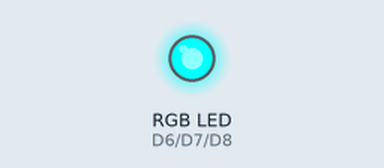
Bench run of a sketch on a simulated ESP8266 (NodeMCU). Shown: an RGB LED mixed from three pins (HIGH = lit).

Above: at 0.5 s.
At 2.5 s:
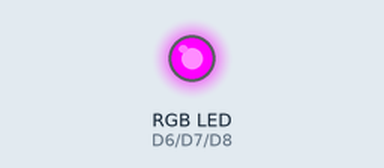
At 4.5 s:
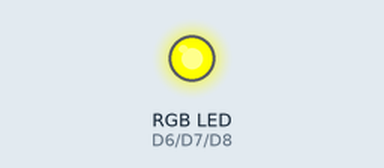
At 6.5 s:
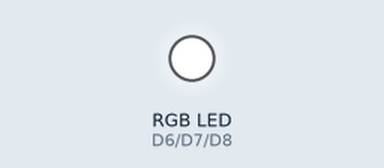
Timing chart, 0 to 10.4 s (numbered marks = the images above):
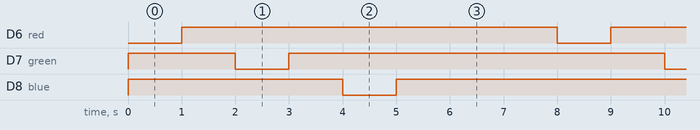

The sketch:

RGB_Color_Mix.ino
```cpp
int red = D6;
int green = D7;
int blue = D8;

// the setup routine runs once when you press reset:
void setup()
{
  // initialize the digital pin as an output.
  pinMode(red, OUTPUT);
  pinMode(green, OUTPUT);
  pinMode(blue, OUTPUT);
  digitalWrite(red, HIGH);
  digitalWrite(green, HIGH);
  digitalWrite(blue, HIGH);
}

// the loop routine runs over and over again forever:
void loop() {
  digitalWrite(red, LOW); // turn the LED on
  delay(1000); // wait for a second
  digitalWrite(red, HIGH); // turn the LED off by making the voltage LOW
  delay(1000); // wait for a second
  digitalWrite(green, LOW); // turn the LED on
  delay(1000); // wait for a second
  digitalWrite(green, HIGH); // turn the LED off by making the voltage LOW
  delay(1000); // wait for a second
  digitalWrite(blue, LOW); // turn the LED on
  delay(1000); // wait for a second
  digitalWrite(blue, HIGH); // turn the LED off by making the voltage LOW
  delay(1000); // wait for a second
  digitalWrite(blue, HIGH);
  digitalWrite(red, HIGH);
  delay(1000); // wait for a second
  analogWrite(blue, 500);
  analogWrite(red, 500);
  delay(1000); // wait for a second
}
```

Measured:
- by itself, D6 (red), D7 (green), D8 (blue): alternates HIGH for 7.0 s and LOW for 1.0 s
- by itself, everything shown: repeats every 8.0 s, in 6 steps
